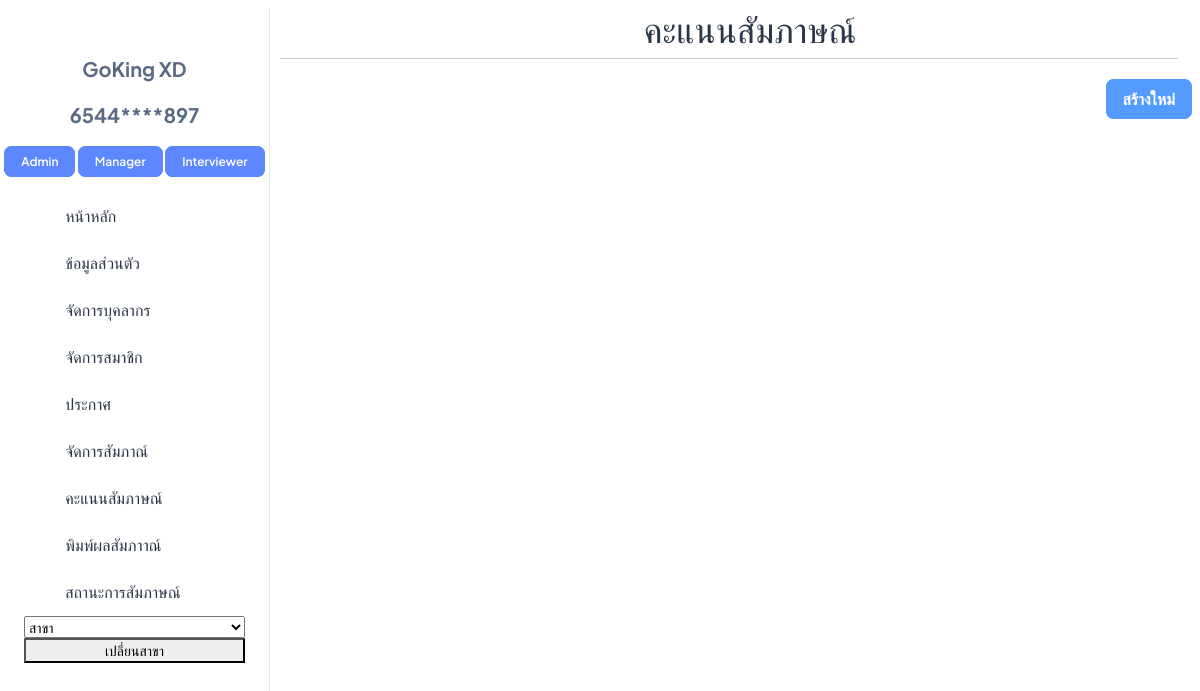
Before: /Manager_Score/score/2 (signed in) with the older database file.
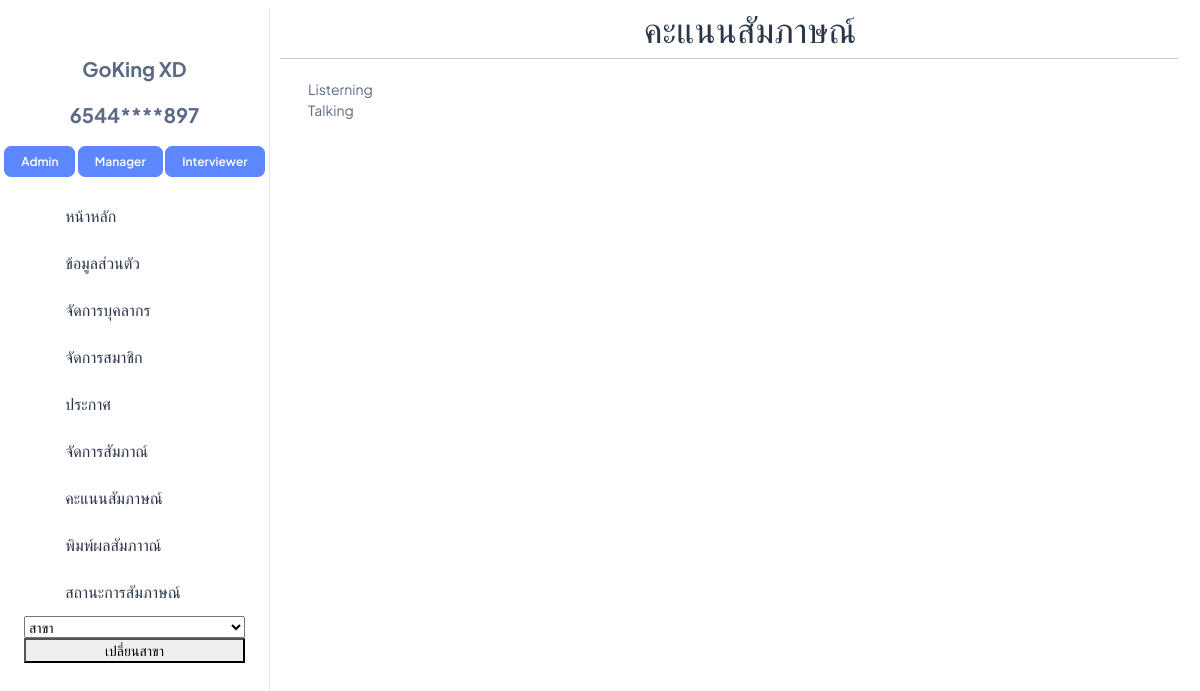
After: the same page with the newer database file.
### interview/models.py (models this page shows, shortened)
class Role(models.Model):
    DEFAULT_ROLES = ['Admin', 'Manager','Interviewer', 'Student']
    name = models.CharField(max_length=50, default=DEFAULT_ROLES[0], choices=[(role, role) for role in DEFAULT_ROLES])
    users = models.ManyToManyField(User, related_name='roles', blank=True)
    TemporaryUser = models.ManyToManyField(TemporaryUser, related_name='roles', blank=True)

class ScoreTopic(models.Model):
    pattern_id = models.CharField(max_length=100)
    topic_name = models.CharField(max_length=100)
    max_score = models.PositiveIntegerField()
    score_detail = models.CharField(max_length=500 , null=True,blank=True)

### interview/views.py (the view, shortened to what this page needs)
# urls.py: path('Manager_Score/score/<int:id>', Manager_ScoreTopic, name="Manager_ScoreTopic"),
@login_required
@user_passes_test(is_Manager)
def Manager_ScoreTopic(request,id):
    round = Round.objects.get(id=id)
    if RoundScore.objects.filter(Round=round):
        text = True
    else:
        text = False
    round_name = f"{round.round_name}_{round.academic_year}_{round.major.major}"
    score_topics = ScoreTopic.objects.all()
    grouped_topics = defaultdict(list)
    for topic in score_topics:
        if re.match('^\d+$', topic.pattern_id):
            grouped_topics[topic.pattern_id].append(topic)
    topics = dict(sorted(grouped_topics.items()))
    template = ScoreTopic.objects.filter(pattern_id=round_name)
    context = {
        "text" : text,
        "no_topic" : topics,
        "round" : round_name,
        "topics" : template,
    }
    return render(request,"manager/Manager_ScoreTopic.html",context)

### interview/views.py (called while the page is built)
def is_Manager(user):
    if isinstance(user, User):
        return user.roles.filter(name='Manager').exists()
    else:
        return False

### interview/templates/manager/Manager_ScoreTopic.html (shortened to what this page needs)
{% extends 'manager/base/n_base.html' %}
{% block topic %}
<h1 class="text-3xl text-gray-100 mt-2 text-center">คะแนนสัมภาษณ์</h1>
{% endblock %}
{% block content %}
<div class="pt-14 px-2">
    {% if text == False %}
    <div class="d-flex justify-content-end">
        <button class="btn btn-info fs-4 fw-semibold " onclick="add_Score()">สร้างใหม่</button>
      </div>
    {% else %}
      {% for t in topics %}
      {{ t.topic_name }} <br>
      {% endfor %}
    {% endif %}
</div>
{% endblock %}

### interview/templates/manager/base/n_sidebar.html (shortened to what the changed rows need)
<!DOCTYPE html>
<html lang="en">
    <head>
        {% load static %}
        <link rel="stylesheet" href="{% static 'css/styles.min.css' %}" />
      </head>
<body>
<aside class="left-sidebar position-fixed">
    <div>
        {% if user.is_authenticated %}
        <div class="text-center">
            {% for role in user.roles.all %}
                {% if role.name == 'Admin' %}
                <a href="{% url 'Admin_page' %}" class="btn btn-primary fs-2 fw-semibold lh-sm">Admin</a>
                {% endif %}
                {% if role.name == 'Manager' %}
                <a href="{% url 'Manager_page' id=user.id %}" class="btn btn-primary fs-2 fw-semibold lh-sm">Manager</a>
                {% endif %}
                {% if role.name == 'Interviewer' %}
                <a href="{% url 'Interviewer_page' %}" class="btn btn-primary fs-2 fw-semibold lh-sm">Interviewer</a>
                {% endif %}
            {% endfor %}
        </div>
        {% endif %}
      </div>
  </aside>
</body>
</html>

Changed rows visible on the page:
added ScoreTopic: topic_name "Listerning"
added ScoreTopic: topic_name "Talking"
Other visible differences:
text no longer shown: "สร้างใหม่"
